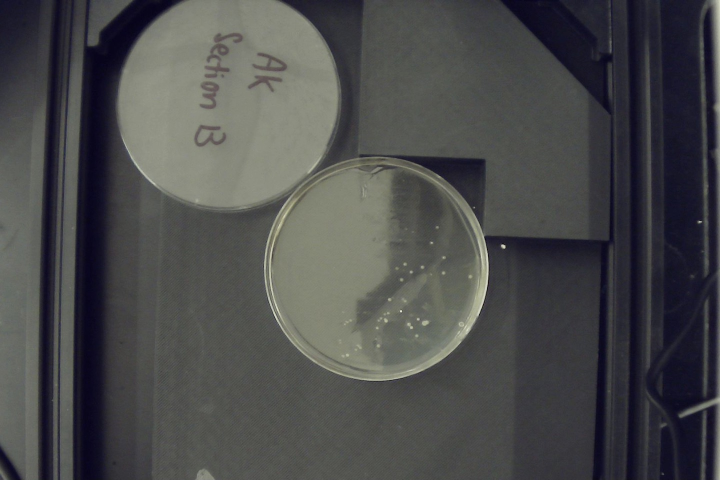
#> input picture Lab 5/images/g9_p1.jpg, 1440 x 960 px (shown at 1/2 size)
$ python canny_segmentation.py
#> lines starting #> are read from the running program, lines starting #| are printed output that depends on the picture; after the words box and inside, x2 and y2 are one past the last pixel; in counts of white or black regions, pixels touching at a corner belong together; long printed decimals are rounded
"""
Canny Edge Detection Segmentation
"""

import cv2
import numpy as np
import matplotlib.pyplot as plt
from skimage import measure, feature
from scipy import ndimage
from PIL import Image
import xml.etree.ElementTree as ET
import os
from pathlib import Path

os.makedirs("Results", exist_ok=True)

image_paths = [
    "images/g9_p1.jpg",
    "images/g9_p2.jpg",
    "images/g9_p3.jpg"
]

# Open results text file
results_file = open("Results/canny_results.txt", "w")

def get_statistics(ground_truth, prediction):
    # Ensure binary format
    result_text = ""
    ground_truth = (ground_truth > 128).astype(np.uint8)
    prediction = (prediction > 128).astype(np.uint8)

    # Resize prediction to match ground truth if necessary
    labeled = measure.label(prediction)
    num_colonies = labeled.max()
    if ground_truth.shape != prediction.shape:
        prediction = cv2.resize(prediction, (ground_truth.shape[1], ground_truth.shape[0]), interpolation=cv2.INTER_NEAREST)
    diff = np.abs(ground_truth - prediction)
    total_diff = np.sum(diff)
    false_positive_rate = np.sum((prediction == 255) & (ground_truth == 0))/np.sum(ground_truth == 0) if np.sum(ground_truth == 0) > 0 else 0
    false_negative_rate = np.sum((prediction == 0) & (ground_truth == 255))/np.sum(ground_truth == 255) if np.sum(ground_truth == 255) > 0 else 0
    print(f"False Positives: {false_positive_rate}, False Negatives: {false_negative_rate}")
    regions = measure.regionprops(labeled)
    areas = [r.area for r in regions]
    circularities = [(4 * np.pi * r.area) / (r.perimeter ** 2) if r.perimeter > 0 else 0 for r in regions]
    # Compute false positives and false negatives
    false_positives = np.sum((prediction == 1) & (ground_truth == 0))
    false_negatives = np.sum((prediction == 0) & (ground_truth == 1))
    total_ground_truth = np.sum(ground_truth == 1)
    total_background = np.sum(ground_truth == 0)

    false_positive_rate = false_positives / total_background if total_background > 0 else 0
    false_negative_rate = false_negatives / total_ground_truth if total_ground_truth > 0 else 0

    result_text = f"\n{image_path}\n"
    result_text += f"  Colonies: {num_colonies}\n"
    result_text += f"  Avg Area: {np.mean(areas):.1f}\n"
    result_text += f"  Avg Circularity: {np.mean(circularities):.3f}\n"
    result_text += f"  Total Diff: {total_diff/(baseline_image.sum()):.2f}\n"
    result_text += f"  False Positive Rate: {false_positive_rate}\n"
    result_text += f"  False Negatives Rate: {false_negative_rate}\n"

    return result_text

for image_path in image_paths:
    # Load image
    print(image_path)
    image = np.array(Image.open(image_path))
#> image is the input picture: shape (960, 1440, 3); mean R, G, B 74.7, 75.3, 75.5
    # restrict field of view to central circle
    # Use opencv to detect the location of the petri dish and mask out everything outside it
    gray = np.max(image, axis=2).astype(np.uint8)
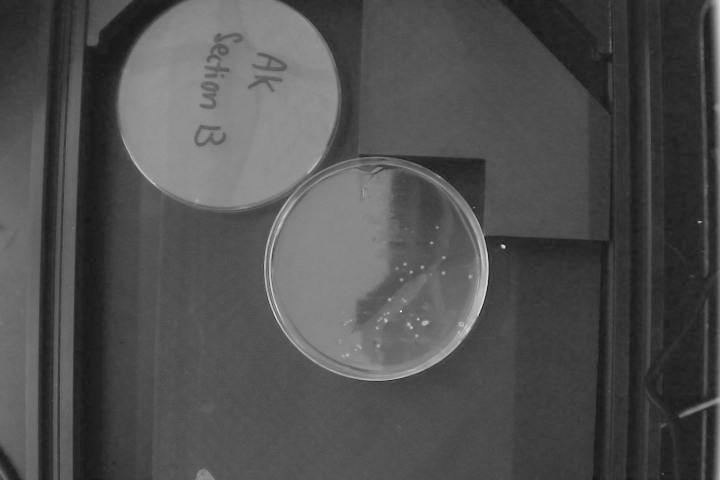
#> gray: shape (960, 1440) (shown at 1/2 size); min 0, max 235, mean 79.9
    blurred = cv2.GaussianBlur(gray, (5, 5), 0)
    possible_petri_dishes = cv2.HoughCircles(blurred, cv2.HOUGH_GRADIENT, dp=1, minDist=gray.shape[0]/8,
                               param1=100, param2=60, minRadius=gray.shape[0]//5, maxRadius=gray.shape[0]//2)
#> possible_petri_dishes = [[751.5, 537.5, 224.7], [448.5, 193.5, 226.7]]
    most_centric_circle = None # the circle that is closest to the center of the image is the most likely petri dish
    min_dist_to_center = float('inf')
    center = np.int32((gray.shape[1]//2, gray.shape[0]//2))
    if possible_petri_dishes is not None:
        possible_petri_dishes = np.uint64(np.around(possible_petri_dishes))
#> possible_petri_dishes = [[752, 538, 225], [448, 194, 227]]
        for possible_petri_dish in possible_petri_dishes[0, :]:
            x, y, r = possible_petri_dish
            dist_from_center = (x-center[0])**2 + (y-center[1])**2
            print(type(x), type(center[0]))
            if dist_from_center < min_dist_to_center:
                min_dist_to_center = dist_from_center
                most_centric_circle = (x, y, r)
#> this loop made 2 passes
#> (x, y, r, dist_from_center, min_dist_to_center) on pass 1: (752, 538, 225, 4388, 4388)
#> (printed output is left out)
#> after the loop, min_dist_to_center = 4388
        mask = np.zeros_like(gray)
        cv2.circle(mask, (most_centric_circle[0], most_centric_circle[1]), most_centric_circle[2], 255, thickness=-1)
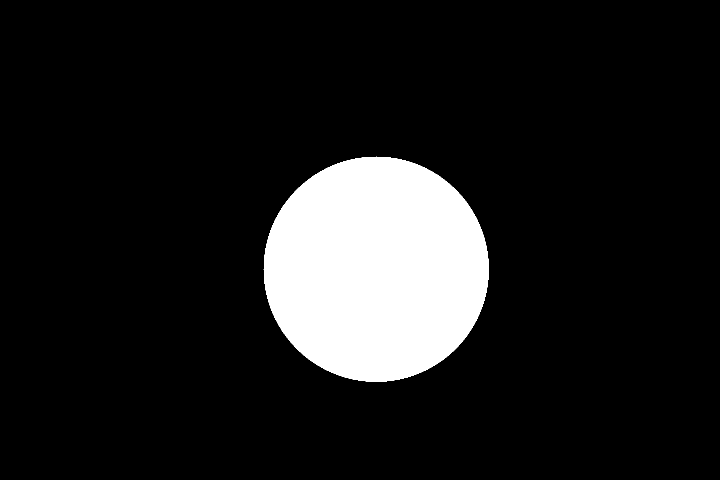
#> mask: shape (960, 1440) (shown at 1/2 size); 11.5% white; 1 white region, box (x1, y1, x2, y2) and area: (527, 313, 978, 764) 159033
        gray = cv2.bitwise_and(gray, gray, mask=mask)
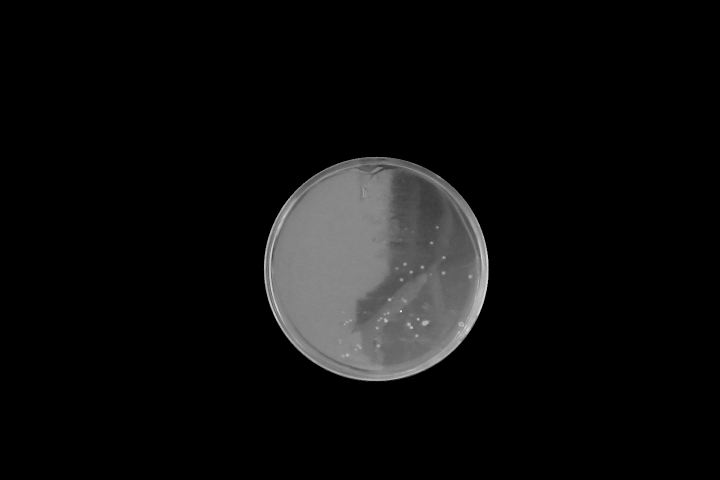
#> gray: shape (960, 1440) (shown at 1/2 size); min 0, max 235, mean 13.7
    else:
        print(f"Warning: No circle detected in {image_path}, using full image.")

    # convert the cvat annotation to a binary mask named ground truth from ManualFiji Segmentation/annotations.xml
    gt_mask = np.zeros_like(gray)
    # Load the CVAT annotations (this is a placeholder, implement loading as needed)
    cvat_annotations = []  # Load your CVAT annotations here
    for annotation in cvat_annotations:
        # Draw the annotation on the ground truth mask
        cv2.drawContours(gt_mask, [annotation], -1, 255, thickness=cv2.FILLED)
#> gt_mask: shape (960, 1440); every value is 0


    # Normalize to 0-1
    gray_normalized = gray / 255.0

    # Adaptive thresholds
    mean = np.mean(gray_normalized)
#> mean = 0.0537
    std = np.std(gray_normalized)
#> std = 0.152
    low_thresh = max(0.08, mean - 0.5 * std)
#> low_thresh = 0.08
    high_thresh = min(0.78, mean + 0.5 * std)
#> high_thresh = 0.13
    print(f"Adaptive thresholds: [{low_thresh:.3f}, {high_thresh:.3f}]")
#| Adaptive thresholds: [0.080, 0.130]

    # Canny edge detection
    edges = feature.canny(gray_normalized, sigma=2, low_threshold=low_thresh+0.01, high_threshold=high_thresh)
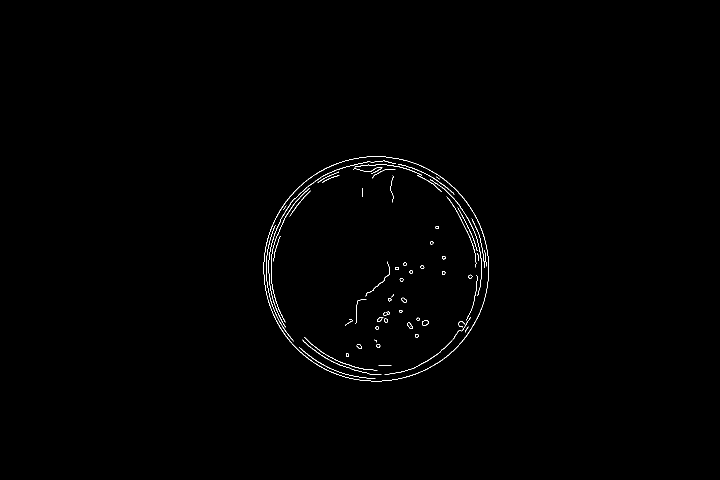
#> edges: shape (960, 1440) bool (shown at 1/2 size); 0.45% white in thin lines or dots, all inside (x1, y1, x2, y2) = (527, 313, 978, 763)
    kernel = cv2.getStructuringElement(cv2.MORPH_ELLIPSE, (3,3))
    edges_uint8 = (edges.astype(np.uint8)) * 255
    closed = cv2.morphologyEx(edges_uint8, cv2.MORPH_CLOSE, kernel, iterations=2)
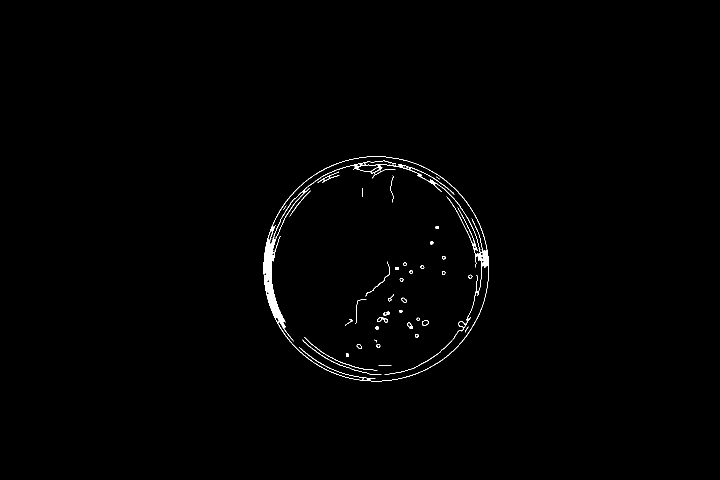
#> closed: shape (960, 1440) (shown at 1/2 size); 0.67% white; 38 white regions (5 under 20 px)

    # edges = edges.astype(np.uint8) * 255

    contours, _ = cv2.findContours(closed, cv2.RETR_TREE, cv2.CHAIN_APPROX_SIMPLE)
#> contours = 79 contours, 23 with area under 20; largest, box (x1, y1, x2, y2) and area: (527, 313, 978, 763) 158874, (542, 328, 978, 763) 145318, (538, 313, 975, 506) 7236, (546, 383, 608, 480) 610, (715, 329, 758, 344) 388

    # Filter shapes
    mask = np.zeros_like(gray)
    good_contours = []
    for contour in contours:
        area = cv2.contourArea(contour)
        perimeter = cv2.arcLength(contour, True)
        if area > 0 and perimeter > 0 and area < 5000:
            circularity = (4 * np.pi * area) / (perimeter ** 2)
            if circularity > 0.5:  # Keep circular shapes
                good_contours.append(contour)
#> this loop made 79 passes
#> (area, perimeter, circularity) on passes 2, 3, 4, 11, 13, 14, 15, 16: (42, 24.97, 0.846), (101, 39.46, 0.815), (40, 26.63, 0.709), (24, 18.97, 0.838), (77, 52.91, 0.346), (610.5, 244.8, 0.128), (56, 34.28, 0.599), (84, 43.94, 0.547)
#> after the loop, good_contours = 56 contours, 14 with area under 20; largest, box (x1, y1, x2, y2) and area: (715, 329, 758, 344) 388, (844, 641, 858, 652) 102, (917, 643, 931, 656) 101, (844, 641, 858, 652) 88, (742, 334, 760, 347) 84
    cv2.drawContours(mask, good_contours, -1, 255, -1)
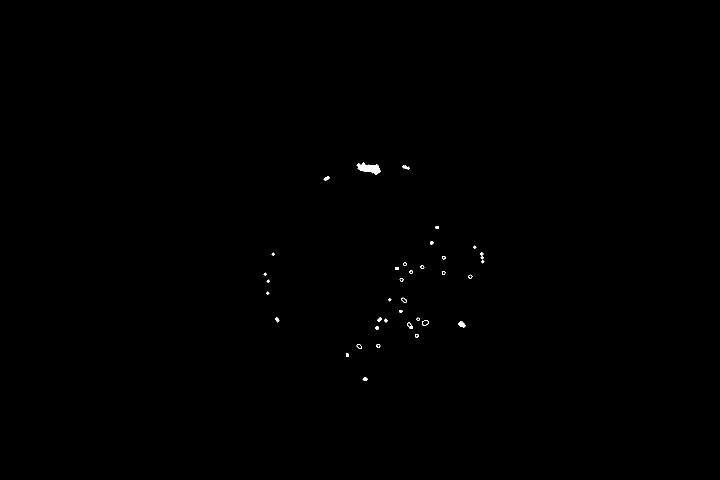
#> mask: shape (960, 1440) (shown at 1/2 size); 0.15% white; 36 white regions, largest, box (x1, y1, x2, y2) and area: (713, 325, 762, 350) 657, (917, 643, 931, 656) 118, (804, 330, 820, 340) 74
    # binary = ndimage.binary_fill_holes(mask).astype(np.uint8) * 255
    binary = mask
    image_name = os.path.splitext(os.path.basename(image_path))[0]
    gt_path = f"Ground_Truth_Masks/{image_name}_mask.png"
    print(gt_path)
    gt = cv2.imread(gt_path, cv2.IMREAD_GRAYSCALE)
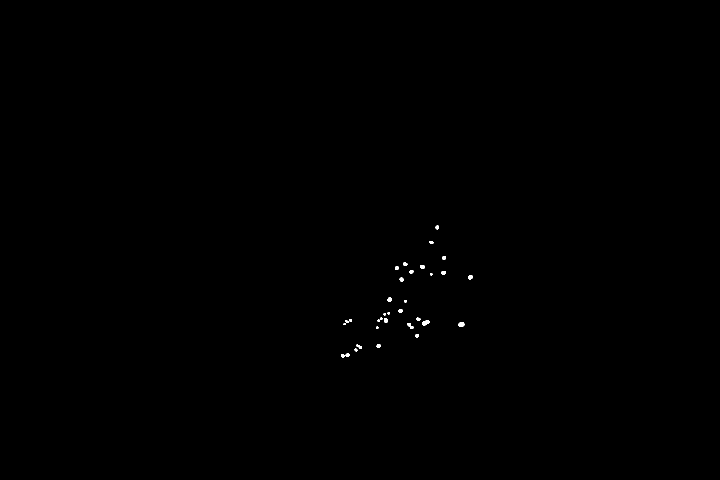
#> input picture Lab 5/Ground_Truth_Masks/g9_p1_mask.png, 1440 x 960 px (shown at 1/2 size)
#> gt: shape (960, 1440); 0.11% white; 33 white regions (1 under 20 px), largest, box (x1, y1, x2, y2) and area: (844, 640, 859, 651) 115, (917, 644, 929, 654) 100, (814, 646, 827, 658) 82
    if gt is None:
        print(f"Warning: No ground truth mask found for {image_name}")
        continue
    gt = (gt > 128).astype(np.uint8) * 255
    # resize binary to the size of gt
    if binary.shape != gt.shape:
        continue
        # binary = cv2.resize(binary, (gt.shape[1], gt.shape[0]), interpolation=cv2.INTER_NEAREST)
    # Count colonies

    binary = ndimage.binary_fill_holes(binary).astype(np.uint8) * 255
#> binary: shape (960, 1440); 0.17% white; 36 white regions, largest, box (x1, y1, x2, y2) and area: (713, 325, 762, 350) 659, (844, 641, 858, 652) 120, (917, 643, 931, 656) 118
    baseline_image = gt // 255
    # print(baseline_image.shape, binary.shape)
    labeled = measure.label(binary)
#> labeled: shape (960, 1440) int64; 37 distinct labels, from 0 to 36
    num_colonies = labeled.max()
#> num_colonies = 36
    # Print and save results
    result_text = f"\n{image_path}\n"
    result_text += get_statistics(baseline_image, binary)
#> in get_statistics, `total_diff = np.sum(diff)`: total_diff = 601290
#> in get_statistics, `false_positive_rate = np.sum((prediction == 255) & (ground_truth == 0)..`: false_positive_rate = 0
#| False Positives: 0.0, False Negatives: 0
#> in get_statistics, `regions = measure.regionprops(labeled)`: regions = 36 regions; largest, box (x1, y1, x2, y2) and area: (713, 325, 762, 350) 659, (844, 641, 858, 652) 120, (917, 643, 931, 656) 118, (814, 645, 826, 658) 100, (803, 595, 814, 606) 78
#> in get_statistics, `areas = [r.area for r in regions]`: areas = 36 values, max 659 at index 0, min 25 at index 5, mean 65.5
#> in get_statistics, `circularities = [(4 * np.pi * r.area) / (r.perimeter ** 2) if r.perime..`: circularities = 36 values, max 1.24 at index 4, min 0.437 at index 0, mean 1.03
#> in get_statistics, `false_positives = np.sum((prediction == 1) & (ground_truth == 0))`: false_positives = 2358
#> in get_statistics, `false_negatives = np.sum((prediction == 0) & (ground_truth == 1))`: false_negatives = 0
#> in get_statistics, `total_background = np.sum(ground_truth == 0)`: total_background = 1382400
#> in get_statistics, `false_positive_rate = false_positives / total_background if total_back..`: false_positive_rate = 0.00171
    results_file.write(result_text)
    print(result_text, end='')
#| images/g9_p1.jpg
#| images/g9_p1.jpg
#|   Colonies: 36
#|   Avg Area: 65.5
#|   Avg Circularity: 1.032
#|   Total Diff: 393.51
#> (further printed lines are left out)

    # Show results
    fig, axes = plt.subplots(1, 4, figsize=(16, 4))
    axes[0].imshow(gray, cmap='gray')
    axes[0].set_title('Original')
    axes[0].axis('off')

    axes[1].imshow(edges, cmap='gray')
    axes[1].set_title(f'Edges [{low_thresh:.3f},{high_thresh:.3f}]')
    axes[1].axis('off')

    axes[2].imshow(binary, cmap='gray')
    axes[2].set_title('Binary')
    axes[2].axis('off')

    axes[3].imshow(labeled, cmap='nipy_spectral')
    axes[3].set_title(f'Colonies (n={num_colonies})')
    axes[3].axis('off')

    plt.suptitle(f'Canny: {image_path}')
    plt.tight_layout()

    # Save figure
    image_name = os.path.splitext(os.path.basename(image_path))[0]
    plt.savefig(f"Results/canny_{image_name}.png", dpi=150, bbox_inches='tight')
    plt.close()
#> pass 2 of the loop `for image_path in image_paths:`:
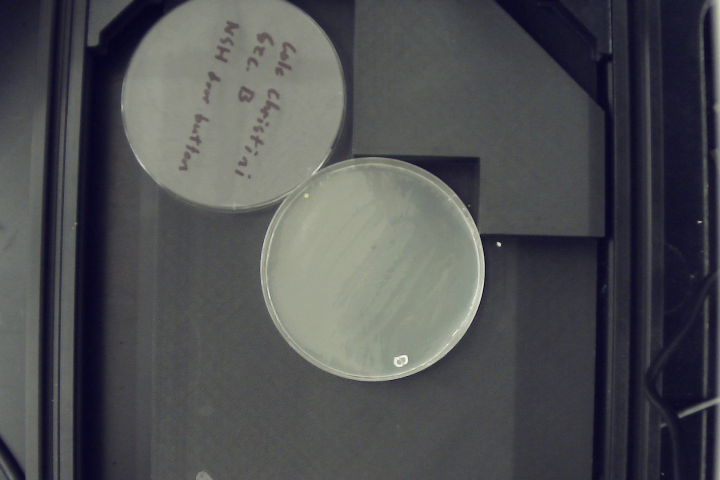
#> input picture Lab 5/images/g9_p2.jpg, 1440 x 960 px (shown at 1/2 size)
#> image is the input picture: shape (960, 1440, 3); mean R, G, B 78.3, 79.3, 81.8
#> `possible_petri_dishes = cv2.HoughCircles(blurred, cv2.HOUGH_GRADIENT, ..`: possible_petri_dishes = [[744.5, 541.5, 210.8]]
#> `possible_petri_dishes = np.uint64(np.around(possible_petri_dishes))`: possible_petri_dishes = [[744, 542, 211]]
#> the loop `for possible_petri_dish in possible_petri_dishes[0, :]:` made 1 pass
#> (x, y, r, dist_from_center, min_dist_to_center) on pass 1: (744, 542, 211, 4420, 4420)
#> (printed output is left out)
#> after the loop `for possible_petri_dish in possible_petri_dishes[0, :]:`: min_dist_to_center = 4420
#> `gray = cv2.bitwise_and(gray, gray, mask=mask)`:
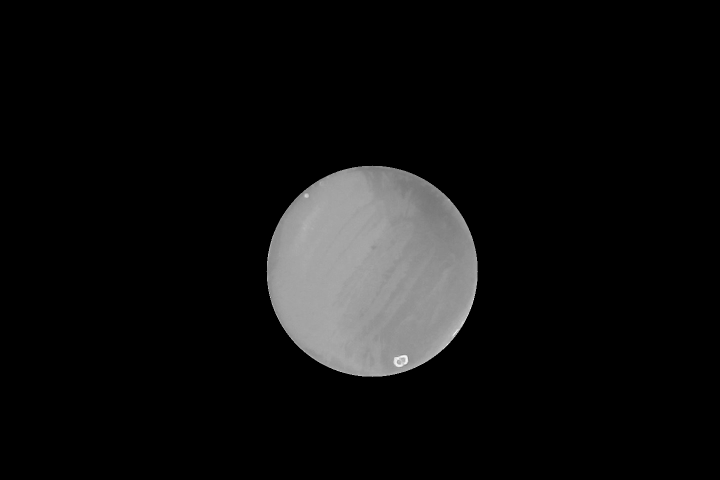
#> gray: shape (960, 1440) (shown at 1/2 size); min 0, max 255, mean 15.6
#> mean = 0.0611
#> std = 0.183
#> high_thresh = 0.153
#| Adaptive thresholds: [0.080, 0.153]
#> contours = 10 contours, 1 with area under 20; largest, box (x1, y1, x2, y2) and area: (533, 331, 956, 754) 140170, (533, 331, 956, 754) 139833, (787, 710, 816, 735) 522, (787, 711, 816, 735) 256, (798, 715, 811, 726) 80
#> the loop `for contour in contours:` made 10 passes
#> (area, perimeter, circularity) on passes 3 to 6: (522, 88.77, 0.832), (42.5, 25.21, 0.84), (79.5, 34.04, 0.862), (256, 110.4, 0.264)
#> after the loop `for contour in contours:`: good_contours = 6 contours; box (x1, y1, x2, y2) and area: (787, 710, 816, 735) 522, (798, 715, 811, 726) 80, (608, 387, 618, 396) 56, (806, 710, 816, 720) 45, (608, 387, 618, 396) 44, (793, 720, 803, 729) 42
#> `cv2.drawContours(mask, good_contours, -1, 255, -1)`:
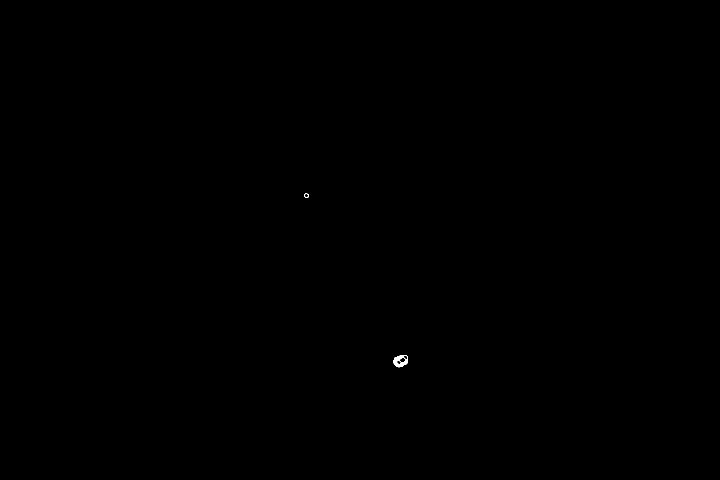
#> mask: shape (960, 1440) (shown at 1/2 size); 0.03% white; 2 white regions, box (x1, y1, x2, y2) and area: (787, 710, 816, 735) 425, (608, 387, 618, 396) 34
#> `num_colonies = labeled.max()`: num_colonies = 2
#| False Positives: 0.0, False Negatives: 0
#> regions = 2 regions; box (x1, y1, x2, y2) and area: (787, 710, 816, 735) 562, (608, 387, 618, 396) 69
#| images/g9_p2.jpg
#| images/g9_p2.jpg
#|   Colonies: 2
#> (further printed lines are left out)
results_file.close()
